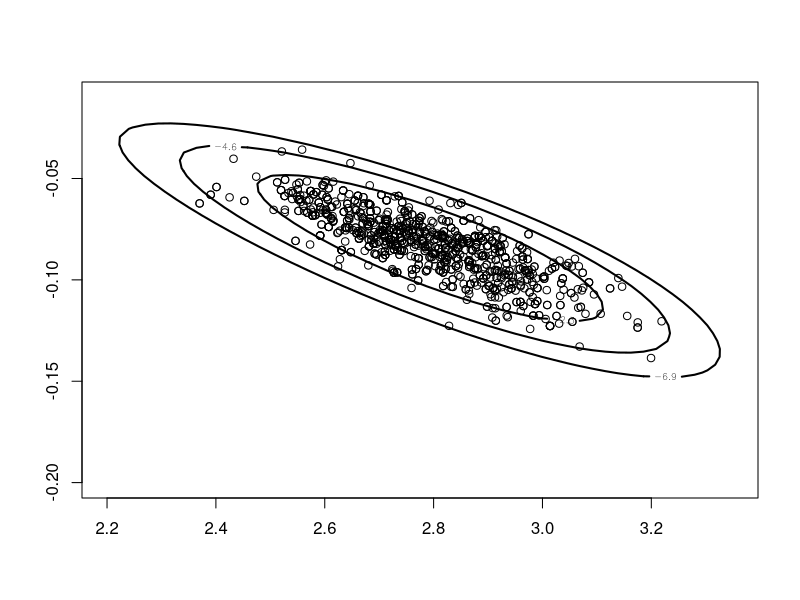
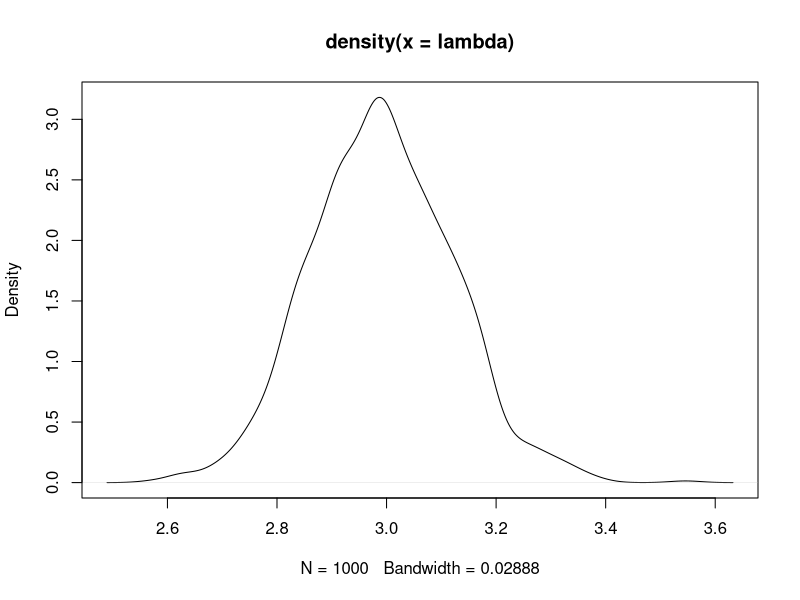

These figures' R source, in order: (Note: this script raises an error after producing the figures.)
## ---- chunk 1
#5.4a
rm(list=ls())
library(LearnBayes)
y = c(15, 11, 14, 17, 5, 11, 10, 4, 8, 
       10, 7, 9, 11, 3, 6, 1, 1, 4)
fun=function(beta, y) {
  beta0=beta[1]
  beta1=beta[2]
  inde =1:18
  val=y * (beta0 + beta1 * inde)-exp(beta0 + beta1 * inde)
  val =sum(val)
  return(val)
}
#b
fit=laplace(fun, c(0, 0), y)
fit$mode
## ---- chunk 2
#c
mycontour(fun, c(2.2, 3.35, -0.2, -0.01), y)
tpar=list(m = fit$mode, var = fit$var, df = 3)
beta = sir(fun, tpar, 1000, y)
points(beta)
## ---- chunk 3
mean(beta[, 2])
var(beta[, 2])
## ---- chunk 4
#5.5a
rm(list=ls())
fun0= function(lambda, data){
  n0 = data[1]
  n1= data[2]
  n2 =data[3]
  n3 =data[4]
  val = -lambda * (n0 + n1 + n2) + 
    (n1 + 2*n2 -1)* log(lambda) + 
    n3 * log(1-exp(-lambda)*(1+lambda+lambda^2/2))
  return(val)
}

## ---- chunk 5
#b
fun= function(theta, data){
  lambda=exp(theta)
  n0 = data[1]
  n1= data[2]
  n2 =data[3]
  n3 =data[4]
  val = -lambda * (n0 + n1 + n2) + 
         (n1 + 2*n2 -1)* log(lambda) + 
         n3 * log(1-exp(-lambda)*(1+lambda+
         lambda^2/2)) + theta
  return(val)
}
data= c(11, 27, 64, 128)
library(LearnBayes)
fit =laplace(fun, 0, data)
fit
## ---- chunk 6
#c
tpar =list(m = fit$mode, var = fit$var, df = 2)
theta =sir(fun, tpar, 1000, data)
lambda = exp(theta)
plot(density(lambda))

## ---- chunk 7
mean(lambda)
sd(lambda)
## ---- chunk 8
data= c(11, 27, 64, 128)
fit =laplace(fun0, 0, data)
fit
## ---- chunk 9
#5.6a
rm(list=ls())
fun <- function(theta, y){
  lambda.A <- exp(theta[1])
  lambda.B <- exp(theta[2])
  sum(log(0.8*dexp(y, 1/lambda.A) + 
          0.2 * dexp(y, 1/lambda.B)))
}
library(LearnBayes)
y <- c(9.3, 4.9, 3.5, 26, 0.6, 1, 3.5, 26.9, 
       2.6, 20.4, 1, 10, 1.7, 11.3, 7.7, 14.1, 
       24.8, 3.8, 8.4, 1.1, 24.5, 90.7, 16.4, 
       30.7, 8.5, 5.9, 14.7, 0.5, 99.5, 35.2)
mycontour(fun, c(1, 4, -2, 8), y)
## ---- chunk 10
#b
laplace(fun, c(3, 0), y)$mode
#c
laplace(fun, c(2,4), y)$mode
## ---- chunk 11
#5.7a
rm(list=ls())
fun = function(theta, y){
  mu = theta[1]
  sigma.y = exp(theta[2])
  sigma.b = exp(theta[3])
  Y = apply(y, 1,  mean)
  n = dim(y)[2]
  S = apply(y, 1, var) * (n-1)
  loglike = sum(dnorm(Y, mu, sqrt(sigma.y^2/n +sigma.b^2), log = T)+
                  dgamma(S, shape = (n-1)/2, rate = 1/(2*sigma.y^2), log = T))
  return(loglike + theta[2] + theta[3])
}
y = c(1545, 1440, 1440, 1520, 1580, 
      1540, 1555, 1490, 1560, 1495, 
      1595, 1550, 1605, 1510, 1560, 
      1445, 1440, 1595, 1465, 1545, 
      1595, 1630, 1515, 1635, 1625, 
      1520, 1455, 1450, 1480, 1445)
y = matrix(y, nrow = 6, ncol = 5, byrow = T)
fit = laplace(fun, c(1500, 3, 3), y)
fit$mode
laplace(fun, c(1500, 1, 1), y)$mode
laplace(fun, c(1500, 10, 10), y)$mode

## ---- chunk 12

#b
qnorm(c(0.05, 0.95), fit$mode[2], fit$var[2, 2]^0.5)
qnorm(c(0.05, 0.95), fit$mode[3], fit$var[3, 3]^0.5)


## ---- chunk 13
#c
exp(qnorm(c(0.05, 0.95), fit$mode[2], fit$var[2, 2]^0.5))
exp(qnorm(c(0.05, 0.95), fit$mode[3], fit$var[3, 3]^0.5))
